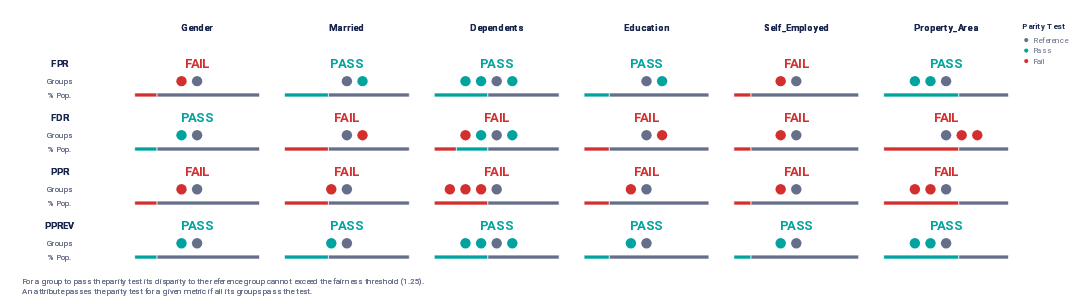

The notebook cell this image was saved under:
### Markdown cell above
# Aequitas Visualizations

### Code cell
audit.summary_plot(metrics=metrics, fairness_threshold=disparity_tolerance)
